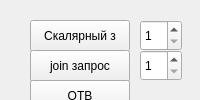
<?xml version="1.0" encoding="UTF-8"?>
<ui version="4.0">
 <class>MainWindow</class>
 <widget class="QMainWindow" name="MainWindow">
  <property name="sizePolicy">
   <sizepolicy hsizetype="Fixed" vsizetype="Fixed">
    <horstretch>0</horstretch>
    <verstretch>0</verstretch>
   </sizepolicy>
  </property>
  <property name="windowTitle">
   <string>Заполнение областей</string>
  </property>
  <widget class="QWidget" name="centralwidget">
   <property name="sizePolicy">
    <sizepolicy hsizetype="Fixed" vsizetype="Fixed">
     <horstretch>0</horstretch>
     <verstretch>0</verstretch>
    </sizepolicy>
   </property>
   <widget class="QPushButton" name="scalar">
    <property name="geometry">
     <rect>
      <x>30</x>
      <y>20</y>
      <width>100</width>
      <height>32</height>
     </rect>
    </property>
    <property name="text">
     <string>Скалярный з</string>
    </property>
   </widget>
   <widget class="QTableView" name="table">
    <property name="geometry">
     <rect>
      <x>260</x>
      <y>20</y>
      <width>101</width>
      <height>101</height>
     </rect>
    </property>
   </widget>
   <widget class="QPushButton" name="join">
    <property name="geometry">
     <rect>
      <x>30</x>
      <y>50</y>
      <width>100</width>
      <height>32</height>
     </rect>
    </property>
    <property name="text">
     <string>join запрос</string>
    </property>
   </widget>
   <widget class="QPushButton" name="otv">
    <property name="geometry">
     <rect>
      <x>30</x>
      <y>80</y>
      <width>100</width>
      <height>32</height>
     </rect>
    </property>
    <property name="text">
     <string>ОТВ</string>
    </property>
   </widget>
   <widget class="QPushButton" name="meta">
    <property name="geometry">
     <rect>
      <x>30</x>
      <y>110</y>
      <width>100</width>
      <height>32</height>
     </rect>
    </property>
    <property name="text">
     <string>Метаданные</string>
    </property>
   </widget>
   <widget class="QPushButton" name="scalar_func">
    <property name="geometry">
     <rect>
      <x>30</x>
      <y>140</y>
      <width>100</width>
      <height>32</height>
     </rect>
    </property>
    <property name="text">
     <string>Скалярная ф</string>
    </property>
   </widget>
   <widget class="QPushButton" name="table_func">
    <property name="geometry">
     <rect>
      <x>30</x>
      <y>170</y>
      <width>100</width>
      <height>32</height>
     </rect>
    </property>
    <property name="text">
     <string>табличная ф</string>
    </property>
   </widget>
   <widget class="QPushButton" name="data_proc">
    <property name="geometry">
     <rect>
      <x>30</x>
      <y>200</y>
      <width>100</width>
      <height>32</height>
     </rect>
    </property>
    <property name="text">
     <string>хранимая проц</string>
    </property>
   </widget>
   <widget class="QPushButton" name="sys_func">
    <property name="geometry">
     <rect>
      <x>30</x>
      <y>230</y>
      <width>100</width>
      <height>32</height>
     </rect>
    </property>
    <property name="text">
     <string>Системная ф</string>
    </property>
   </widget>
   <widget class="QPushButton" name="create_table">
    <property name="geometry">
     <rect>
      <x>30</x>
      <y>260</y>
      <width>100</width>
      <height>32</height>
     </rect>
    </property>
    <property name="text">
     <string>Создать таб</string>
    </property>
   </widget>
   <widget class="QPushButton" name="insert_to">
    <property name="geometry">
     <rect>
      <x>30</x>
      <y>290</y>
      <width>161</width>
      <height>31</height>
     </rect>
    </property>
    <property name="text">
     <string>Выполнить вставку</string>
    </property>
   </widget>
   <widget class="QSpinBox" name="spinBox_join">
    <property name="geometry">
     <rect>
      <x>140</x>
      <y>50</y>
      <width>42</width>
      <height>31</height>
     </rect>
    </property>
    <property name="minimum">
     <number>1</number>
    </property>
    <property name="maximum">
     <number>1402</number>
    </property>
   </widget>
   <widget class="QSpinBox" name="spinBox_scalar">
    <property name="geometry">
     <rect>
      <x>140</x>
      <y>20</y>
      <width>42</width>
      <height>31</height>
     </rect>
    </property>
    <property name="minimum">
     <number>1</number>
    </property>
    <property name="maximum">
     <number>14</number>
    </property>
   </widget>
   <widget class="QSpinBox" name="spinBox_table">
    <property name="geometry">
     <rect>
      <x>140</x>
      <y>170</y>
      <width>42</width>
      <height>31</height>
     </rect>
    </property>
    <property name="minimum">
     <number>1</number>
    </property>
    <property name="maximum">
     <number>1402</number>
    </property>
   </widget>
   <widget class="QSpinBox" name="spinBox_proc">
    <property name="geometry">
     <rect>
      <x>140</x>
      <y>200</y>
      <width>42</width>
      <height>31</height>
     </rect>
    </property>
    <property name="minimum">
     <number>1</number>
    </property>
    <property name="maximum">
     <number>1402</number>
    </property>
   </widget>
   <widget class="QCheckBox" name="checkBox_proc">
    <property name="geometry">
     <rect>
      <x>190</x>
      <y>200</y>
      <width>85</width>
      <height>31</height>
     </rect>
    </property>
    <property name="text">
     <string>Жив</string>
    </property>
   </widget>
   <widget class="QSpinBox" name="spinBox">
    <property name="geometry">
     <rect>
      <x>30</x>
      <y>330</y>
      <width>42</width>
      <height>22</height>
     </rect>
    </property>
    <property name="minimum">
     <number>1</number>
    </property>
    <property name="maximum">
     <number>1000</number>
    </property>
   </widget>
   <widget class="QSpinBox" name="spinBox_2">
    <property name="geometry">
     <rect>
      <x>30</x>
      <y>360</y>
      <width>42</width>
      <height>22</height>
     </rect>
    </property>
    <property name="minimum">
     <number>1</number>
    </property>
    <property name="maximum">
     <number>1000</number>
    </property>
   </widget>
   <widget class="QSpinBox" name="spinBox_3">
    <property name="geometry">
     <rect>
      <x>30</x>
      <y>390</y>
      <width>42</width>
      <height>22</height>
     </rect>
    </property>
   </widget>
   <widget class="QSpinBox" name="spinBox_4">
    <property name="geometry">
     <rect>
      <x>30</x>
      <y>420</y>
      <width>42</width>
      <height>22</height>
     </rect>
    </property>
   </widget>
   <widget class="QLabel" name="label">
    <property name="geometry">
     <rect>
      <x>90</x>
      <y>330</y>
      <width>101</width>
      <height>16</height>
     </rect>
    </property>
    <property name="text">
     <string>Дом 1</string>
    </property>
   </widget>
   <widget class="QLabel" name="label_2">
    <property name="geometry">
     <rect>
      <x>90</x>
      <y>390</y>
      <width>101</width>
      <height>16</height>
     </rect>
    </property>
    <property name="text">
     <string>длительность</string>
    </property>
   </widget>
   <widget class="QLabel" name="label_3">
    <property name="geometry">
     <rect>
      <x>90</x>
      <y>360</y>
      <width>58</width>
      <height>16</height>
     </rect>
    </property>
    <property name="text">
     <string>Дом 2</string>
    </property>
   </widget>
   <widget class="QLabel" name="label_4">
    <property name="geometry">
     <rect>
      <x>90</x>
      <y>420</y>
      <width>81</width>
      <height>16</height>
     </rect>
    </property>
    <property name="text">
     <string>погибшие</string>
    </property>
   </widget>
  </widget>
 </widget>
 <resources/>
 <connections/>
</ui>
